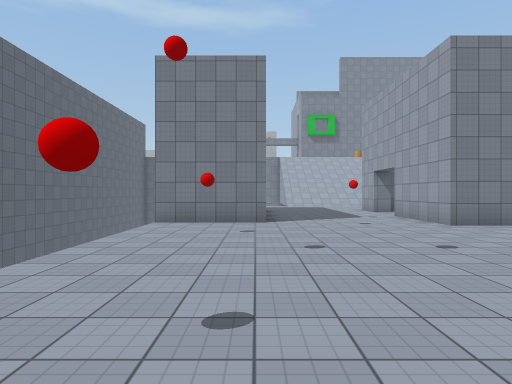
[1] (above)

23 first-person views from a walk through a 3-D level made in the Unity game engine. The camera is 1.5 m above the floor, looks level and sees 75° across. Doors are open. The floor is counted in squares, 2 m on a side. Each view is taken from the middle of a square. On the plan, view 1 faces up. The plan holds only what a view shows up to about 11 squares ahead; the rest is blank. The place goes on beyond the plan. The player character is not drawn. Some animated figures are not drawn. Some surface patterns are stand-ins.

[2]
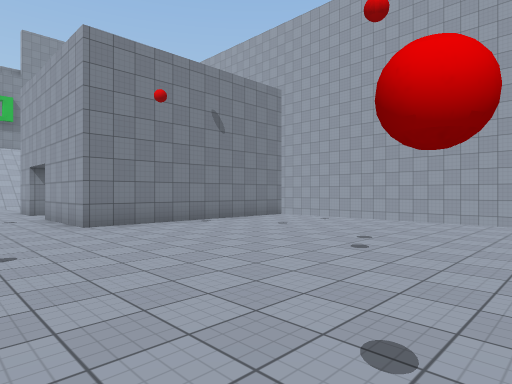

[3]
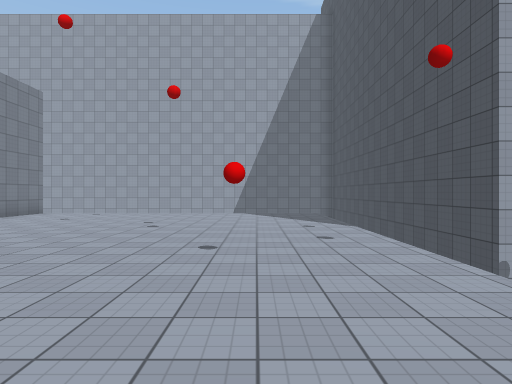

[4]
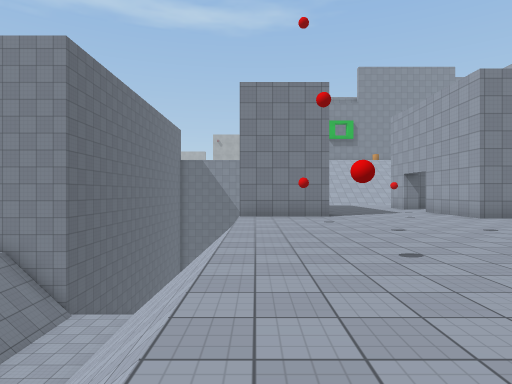

[5]
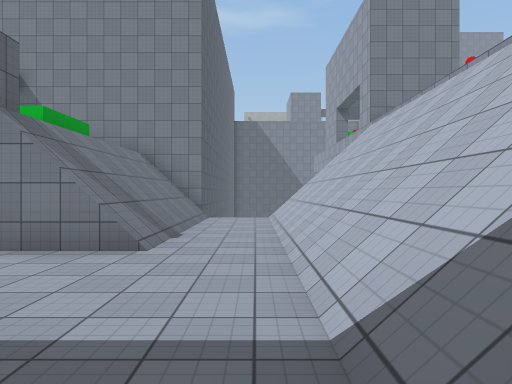

[6]
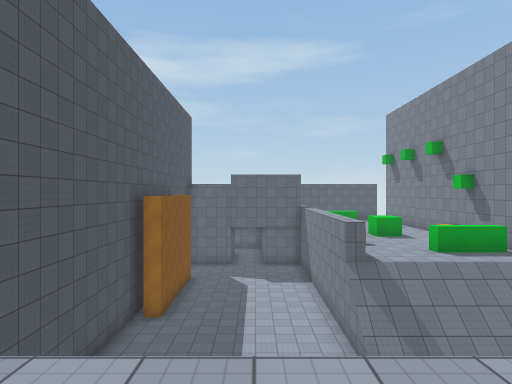

[7]
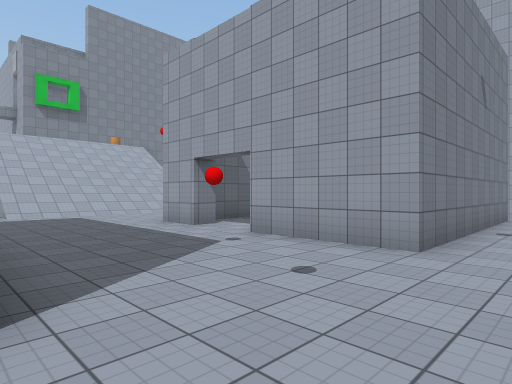

[8]
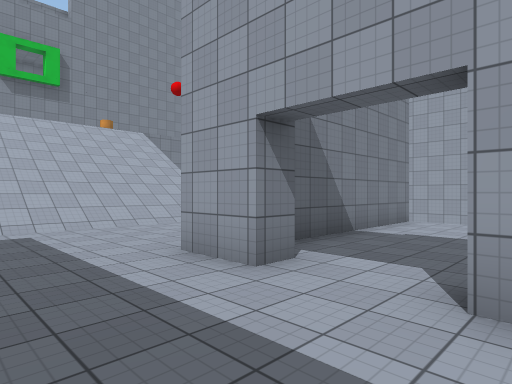

[9]
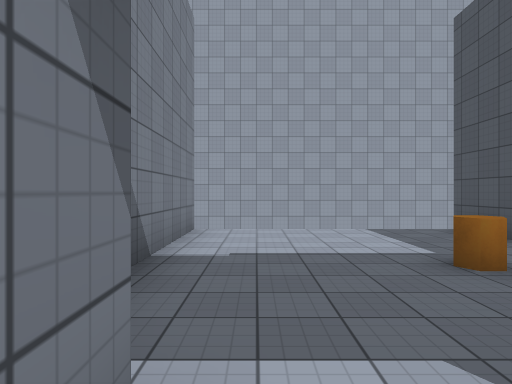

[10]
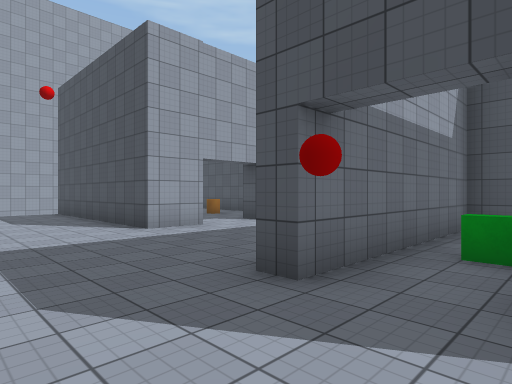

[11]
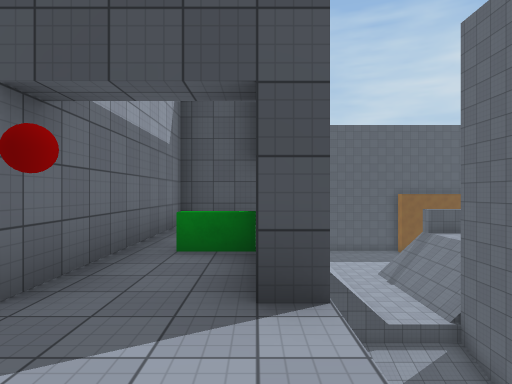

[12]
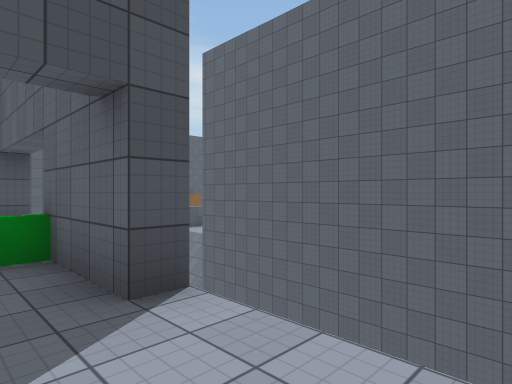

[13]
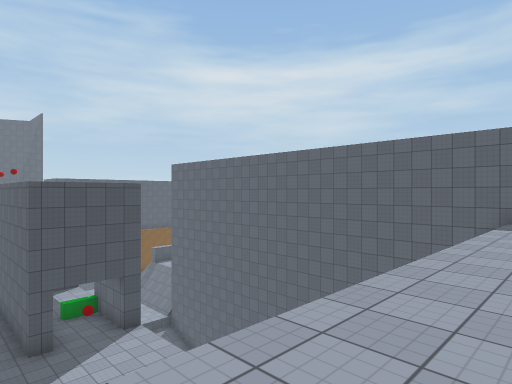

[14]
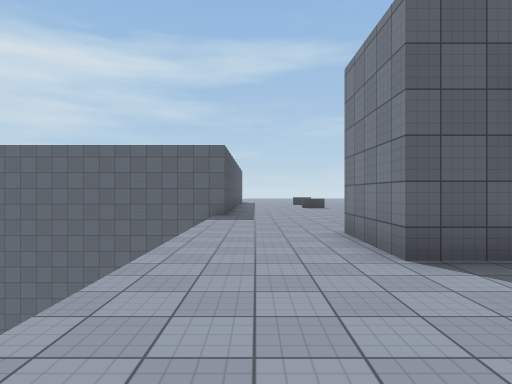

[15]
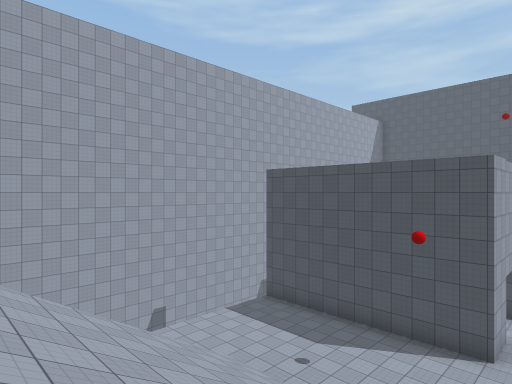

[16]
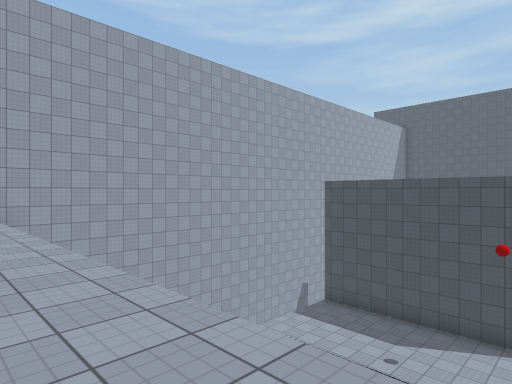

[17]
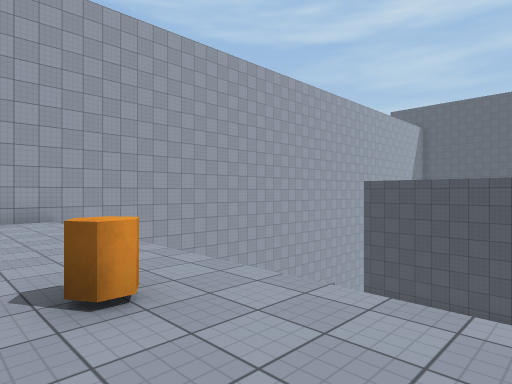

[18]
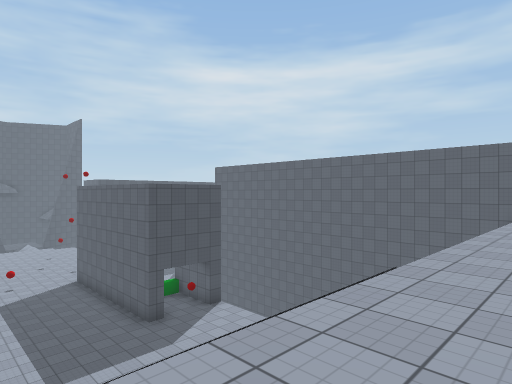

[19]
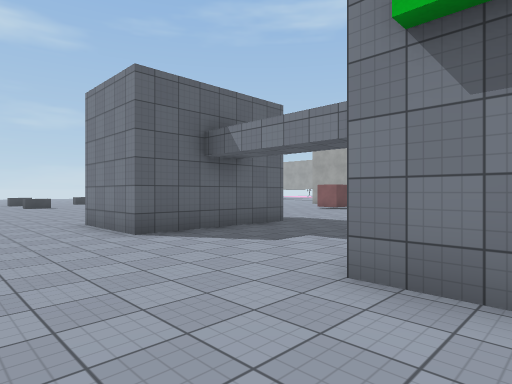

[20]
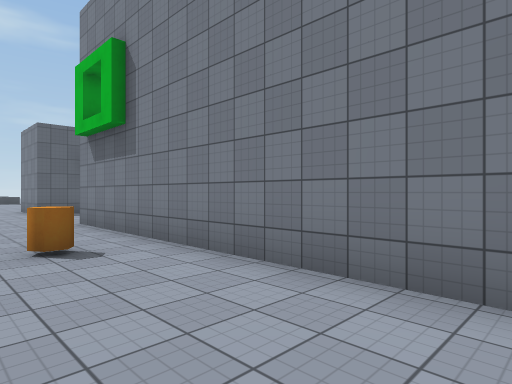

[21]
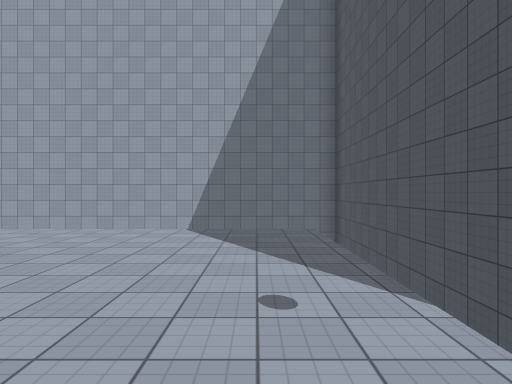

[22]
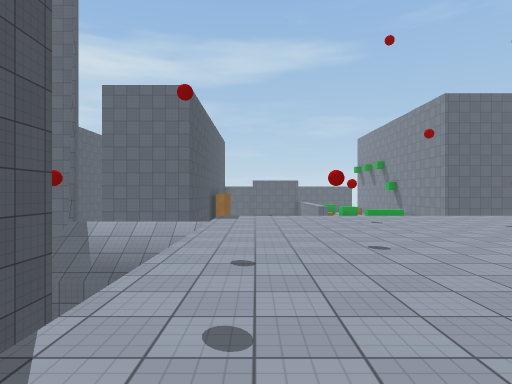

[23]
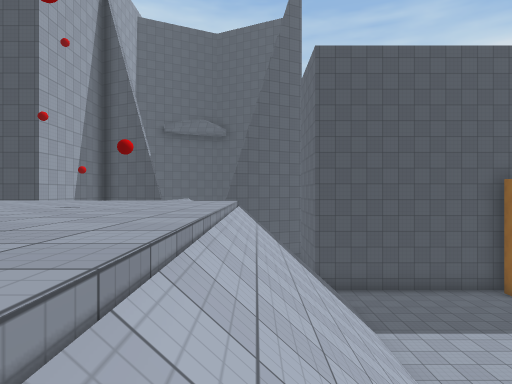

### Floor plan
Key: @ floor where view 1 was taken; # wall or solid block; . main floor; - floor 0.75 m lower than the main floor; _ floor 2 m lower than the main floor; < floor 5.75 m lower than the main floor; : floor 6.25 m higher than the main floor; / step, stairs or slope; D open door; = window, fence, low wall or low ledge; ^ raised ledge; v drop or lower ground.
Columns run from 12 left of view 1 to 15 right of it. Each row starts with its distance up from view 1.
 32            ::
 31            ::
 30            :::
 29            #:::
 28            #:::
 27            #::::
 26     :::::###::::#########
 25     :::::::::::::::::::::
 24     :::::::::::::::::::::::#
 23     #::::::::::::::::::::::#
 22     #          /////      v#
 21     #          //////     v
 20     #         ///////     v
 19     #         ///////     v
 18     #         ///////vvv  v
 17     #     .............v
 16     #     .............v
 15     #    v.............v
 14     #     DD#.....#####v  v
 13     #     ###....##....v  v
 12     #      .#....D.....v  v
 11     #      .#....D.....v  v
 10     #       #....#.=...v  v
  9     #vvv v###....#.....v  v
  8 #####vvvvv.......######v  v
  7  ^_//<<///.............   v
  6  ^_//<<///.............v  v
  5 ___//<<///.............v  v
  4 ___//<<///.............v  v
  3 ###//<<///.............v  v
  2 <<<<<<<///.............v  v
  1 <<<<<<<///.............v  v
  0 <<<<<<<///..@..........v  v
 -1 <<<<<<<///.............v  v
 -2 <<<<<<<///////.........v  v
 -3 ##<<<<<     /v            v
 -4 ########    -v  ############
 -5             -v
 -6             v

Positions as (right, up) in squares from view 1, and headings:
1: (0, 0), facing up
2: (2, 0), facing up-right
3: (-1, 0), facing right
4: (-2, -2), facing up
5: (-6, -2), facing up
6: (-1, 0), facing left
7: (0, 6), facing up-right
8: (2, 10), facing up-right
9: (4, 12), facing right
10: (-2, 17), facing down-right
11: (-2, 17), facing down
12: (-1, 17), facing down-left
13: (2, 24), facing down-left
14: (3, 24), facing left
15: (3, 22), facing down-right
16: (4, 24), facing down-right
17: (5, 25), facing down-right
18: (5, 24), facing down-left
19: (5, 23), facing up-left
20: (12, 23), facing up-left
21: (4, -1), facing right
22: (8, -1), facing left
23: (-3, 7), facing down
